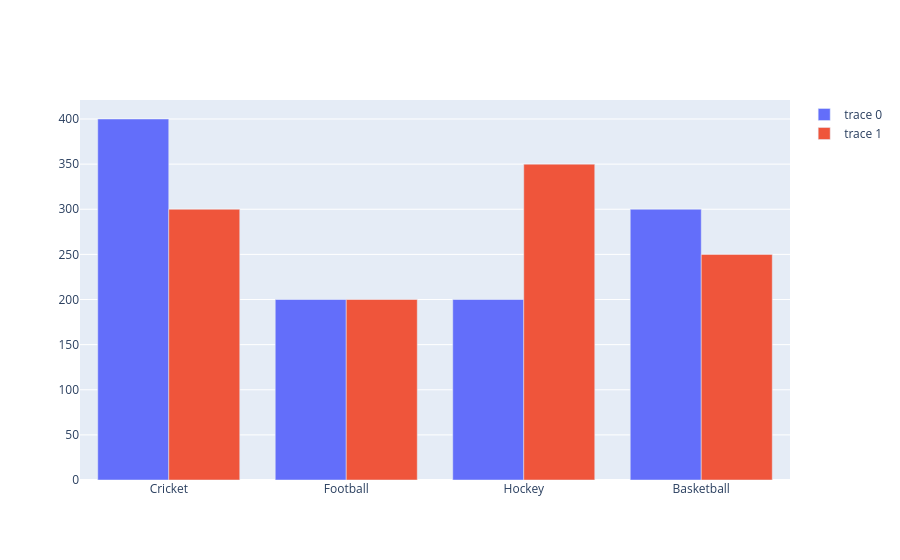

The cell this chart's notebook holds for it:
### Code cell
label = ['Cricket','Football','Hockey','Basketball']
revenue = [400,200,200,300]
trace1 = go.Bar(x = label, y=revenue)
trace2=go.Bar(x=label, y = [300,200,350,250])
go.Figure(data =[trace1, trace2])

### Figure 1 — Plotly figure (JSON) as saved in the notebook; plotly's stock layout.template omitted (floating-point values rounded to 4 significant figures)
{"data": [{"type": "bar", "x": ["Cricket", "Football", "Hockey", "Basketball"], "y": [400, 200, 200, 300]}, {"type": "bar", "x": ["Cricket", "Football", "Hockey", "Basketball"], "y": [300, 200, 350, 250]}], "layout": {}}
